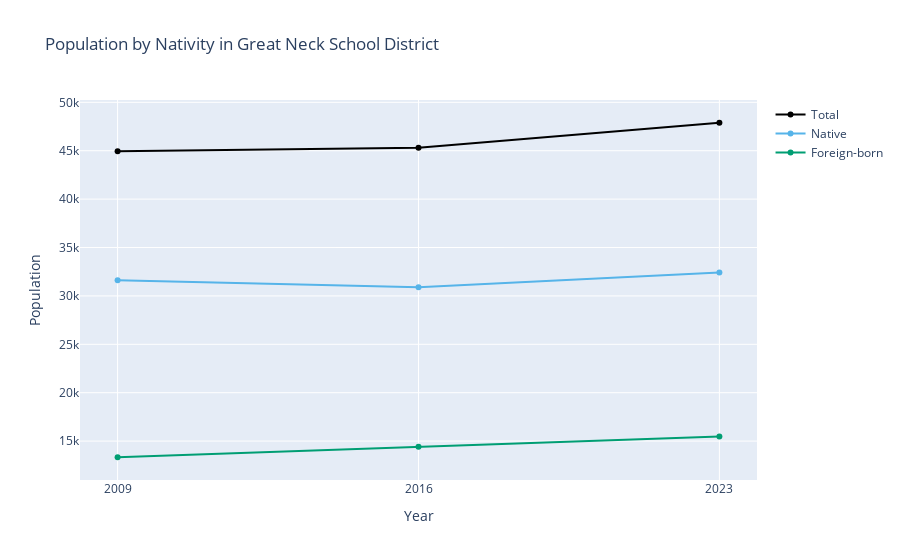

Write notebook code for a chart like this one.
### Markdown cell above
### Analyzing Nativity

One way to measure immigration with ACS data is to analyze [B05012: Nativity in the United States](https://censusreporter.org/data/table/?table=B05012&geo_ids=97000US3612510&primary_geo_id=97000US3612510).

The first year 5-year estimate is from 2009 and the last year is from 2023. You are not supposed to compare overlapping 5-year periods. So I will choose the first year, the last year and midpoint (2016). Note that when the 2024 estimates are available it would make more sense to choose 2009, 2014, 2019 and 2024.

### Code cell
from censusdis.datasets import ACS5
from censusdis.states import NY

from utils import download_multiyear, graph_multiyear, pct_change_multiyear

df = download_multiyear(
    dataset=ACS5,
    vintages=[2009, 2016, 2023],
    group="B05012",
    prompt=False,
    state=NY,
    school_district_unified="12510",
)
print(df)
graph_multiyear(
    df=df,
    title="Population by Nativity in Great Neck School District",
    yaxis_title="Population",
)

### Figure 1 — Plotly figure (JSON) as saved in the notebook; plotly's stock layout.template omitted (floating-point values rounded to 4 significant figures)
{"data": [{"hovertemplate": "Year: %{x}<br>Total: %{y:,}<extra></extra>", "line": {"color": "black"}, "mode": "lines+markers", "name": "Total", "type": "scatter", "x": [2009, 2016, 2023], "y": [44953, 45310, 47891]}, {"hovertemplate": "Year: %{x}<br>Native: %{y:,}<extra></extra>", "line": {"color": "#56B4E9"}, "mode": "lines+markers", "name": "Native", "type": "scatter", "x": [2009, 2016, 2023], "y": [31623, 30885, 32414]}, {"hovertemplate": "Year: %{x}<br>Foreign-born: %{y:,}<extra></extra>", "line": {"color": "#009E73"}, "mode": "lines+markers", "name": "Foreign-born", "type": "scatter", "x": [2009, 2016, 2023], "y": [13330, 14425, 15477]}], "layout": {"title": {"text": "Population by Nativity in Great Neck School District"}, "xaxis": {"tickmode": "array", "ticktext": ["2009", "2016", "2023"], "tickvals": [2009, 2016, 2023], "title": {"text": "Year"}}, "yaxis": {"title": {"text": "Population"}}}}
